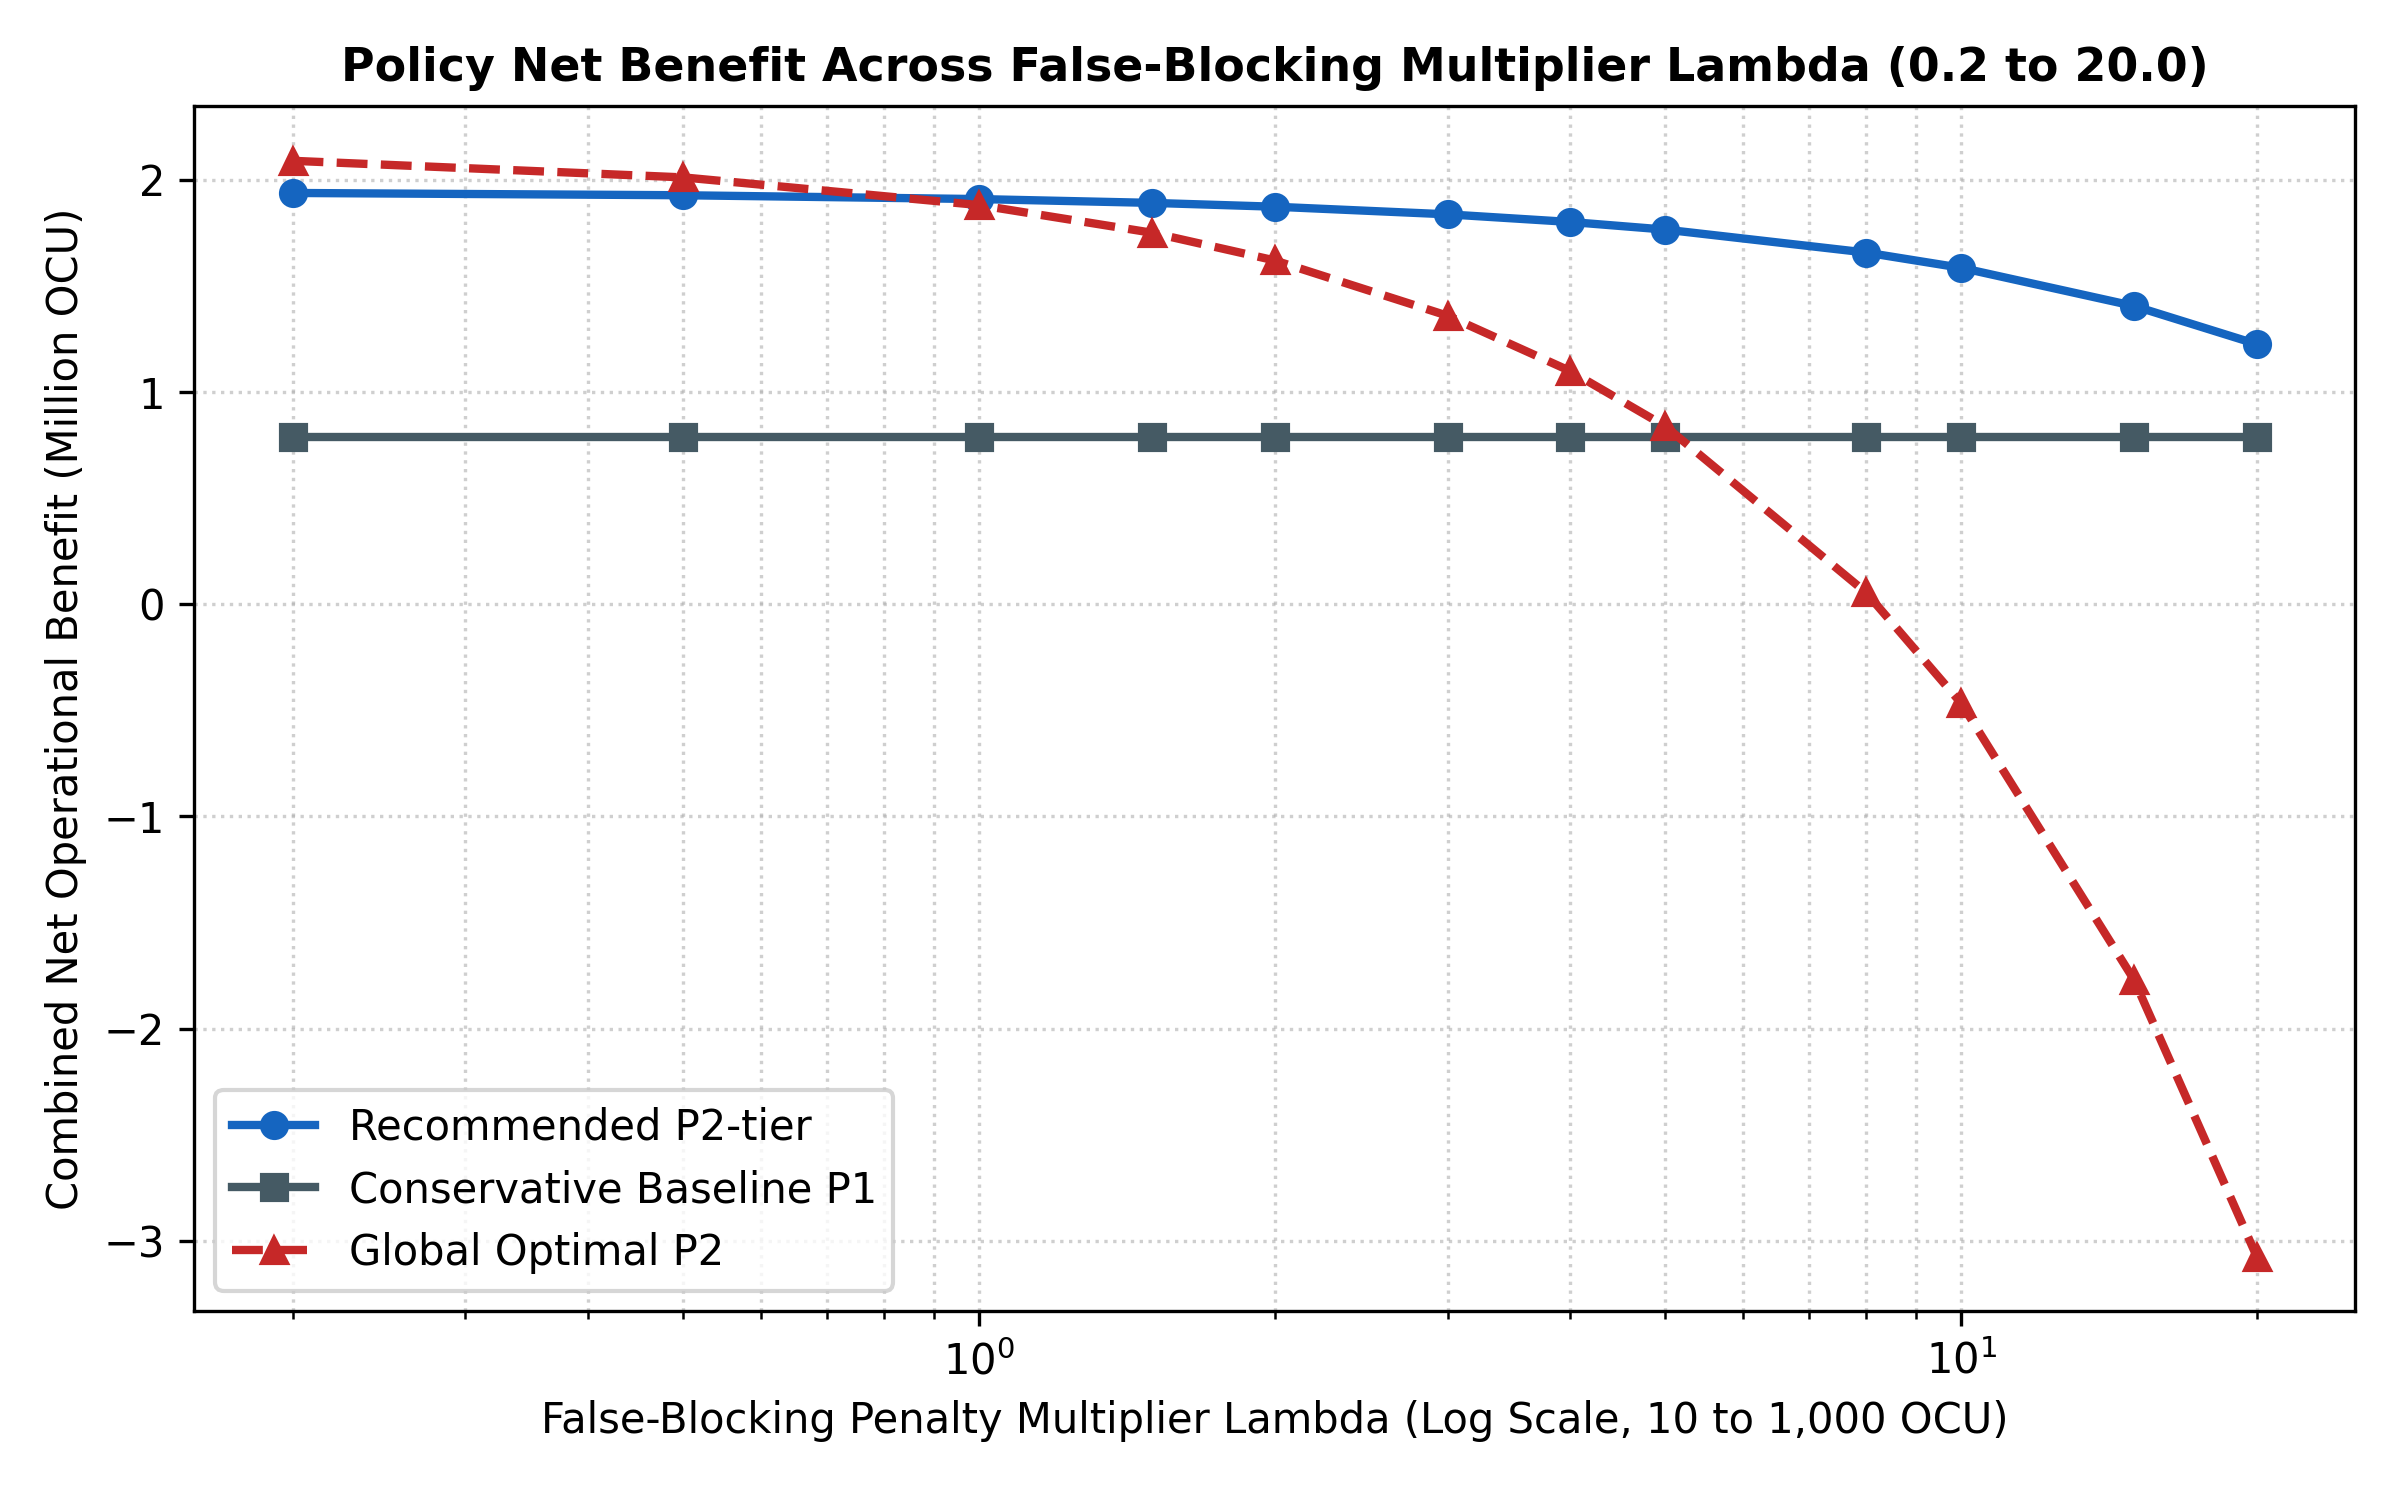

Here is the Python script that generated this plot:
import pandas as pd
import matplotlib.pyplot as plt

df = pd.read_csv('results.csv')
fig, ax = plt.subplots(figsize=(8, 5))

ax.plot(df['Lambda_Block'], df['P2-tier Comb Net (OCU)'] / 1e6, marker='o', linewidth=2, color='#1565c0', label='Recommended P2-tier')
ax.plot(df['Lambda_Block'], df['P1 Comb Net (OCU)'] / 1e6, marker='s', linewidth=2, color='#455a64', label='Conservative Baseline P1')
ax.plot(df['Lambda_Block'], df['P2 Comb Net (OCU)'] / 1e6, marker='^', linewidth=2, linestyle='--', color='#c62828', label='Global Optimal P2')

ax.set_xscale('log')
ax.set_title('Policy Net Benefit Across False-Blocking Multiplier Lambda (0.2 to 20.0)', fontsize=11, fontweight='bold')
ax.set_xlabel('False-Blocking Penalty Multiplier Lambda (Log Scale, 10 to 1,000 OCU)')
ax.set_ylabel('Combined Net Operational Benefit (Million OCU)')
ax.grid(True, which='both', linestyle=':', alpha=0.6)
ax.legend(loc='lower left')

plt.tight_layout()
plt.savefig('plot.png', dpi=300)
print('Saved E6 plot.png')
